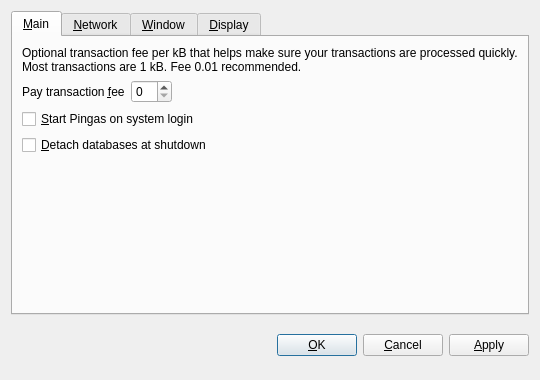
<?xml version="1.0" encoding="UTF-8"?>
<ui version="4.0">
 <class>OptionsDialog</class>
 <widget class="QDialog" name="OptionsDialog">
  <property name="geometry">
   <rect>
    <x>0</x>
    <y>0</y>
    <width>540</width>
    <height>380</height>
   </rect>
  </property>
  <property name="windowTitle">
   <string>Options</string>
  </property>
  <property name="modal">
   <bool>true</bool>
  </property>
  <layout class="QVBoxLayout" name="verticalLayout">
   <item>
    <widget class="QTabWidget" name="tabWidget">
     <property name="tabPosition">
      <enum>QTabWidget::North</enum>
     </property>
     <property name="currentIndex">
      <number>0</number>
     </property>
     <widget class="QWidget" name="tabMain">
      <attribute name="title">
       <string>&amp;Main</string>
      </attribute>
      <layout class="QVBoxLayout" name="verticalLayout_Main">
       <item>
        <widget class="QLabel" name="transactionFeeInfoLabel">
         <property name="text">
          <string>Optional transaction fee per kB that helps make sure your transactions are processed quickly. Most transactions are 1 kB. Fee 0.01 recommended.</string>
         </property>
         <property name="textFormat">
          <enum>Qt::PlainText</enum>
         </property>
         <property name="wordWrap">
          <bool>true</bool>
         </property>
        </widget>
       </item>
       <item>
        <layout class="QHBoxLayout" name="horizontalLayout_Main">
         <item>
          <widget class="QLabel" name="transactionFeeLabel">
           <property name="text">
            <string>Pay transaction &amp;fee</string>
           </property>
           <property name="textFormat">
            <enum>Qt::PlainText</enum>
           </property>
           <property name="buddy">
            <cstring>transactionFee</cstring>
           </property>
          </widget>
         </item>
         <item>
          <widget class="BitcoinAmountField" name="transactionFee"/>
         </item>
         <item>
          <spacer name="horizontalSpacer_Main">
           <property name="orientation">
            <enum>Qt::Horizontal</enum>
           </property>
           <property name="sizeHint" stdset="0">
            <size>
             <width>40</width>
             <height>20</height>
            </size>
           </property>
          </spacer>
         </item>
        </layout>
       </item>
       <item>
        <widget class="QCheckBox" name="bitcoinAtStartup">
         <property name="toolTip">
          <string>Automatically start Pingas after logging in to the system.</string>
         </property>
         <property name="text">
          <string>&amp;Start Pingas on system login</string>
         </property>
        </widget>
       </item>
       <item>
        <widget class="QCheckBox" name="detachDatabases">
         <property name="toolTip">
          <string>Detach block and address databases at shutdown. This means they can be moved to another data directory, but it slows down shutdown. The wallet is always detached.</string>
         </property>
         <property name="text">
          <string>&amp;Detach databases at shutdown</string>
         </property>
        </widget>
       </item>
       <item>
        <spacer name="verticalSpacer_Main">
         <property name="orientation">
          <enum>Qt::Vertical</enum>
         </property>
         <property name="sizeHint" stdset="0">
          <size>
           <width>20</width>
           <height>40</height>
          </size>
         </property>
        </spacer>
       </item>
      </layout>
     </widget>
     <widget class="QWidget" name="tabNetwork">
      <attribute name="title">
       <string>&amp;Network</string>
      </attribute>
      <layout class="QVBoxLayout" name="verticalLayout_Network">
       <item>
        <widget class="QCheckBox" name="mapPortUpnp">
         <property name="toolTip">
          <string>Automatically open the Pingas client port on the router. This only works when your router supports UPnP and it is enabled.</string>
         </property>
         <property name="text">
          <string>Map port using &amp;UPnP</string>
         </property>
        </widget>
       </item>
       <item>
        <widget class="QCheckBox" name="connectSocks">
         <property name="toolTip">
          <string>Connect to the Pingas network through a SOCKS proxy (e.g. when connecting through Tor).</string>
         </property>
         <property name="text">
          <string>&amp;Connect through SOCKS proxy:</string>
         </property>
        </widget>
       </item>
       <item>
        <layout class="QHBoxLayout" name="horizontalLayout_Network">
         <item>
          <widget class="QLabel" name="proxyIpLabel">
           <property name="text">
            <string>Proxy &amp;IP:</string>
           </property>
           <property name="textFormat">
            <enum>Qt::PlainText</enum>
           </property>
           <property name="buddy">
            <cstring>proxyIp</cstring>
           </property>
          </widget>
         </item>
         <item>
          <widget class="QValidatedLineEdit" name="proxyIp">
           <property name="maximumSize">
            <size>
             <width>140</width>
             <height>16777215</height>
            </size>
           </property>
           <property name="toolTip">
            <string>IP address of the proxy (e.g. 127.0.0.1)</string>
           </property>
          </widget>
         </item>
         <item>
          <widget class="QLabel" name="proxyPortLabel">
           <property name="text">
            <string>&amp;Port:</string>
           </property>
           <property name="textFormat">
            <enum>Qt::PlainText</enum>
           </property>
           <property name="buddy">
            <cstring>proxyPort</cstring>
           </property>
          </widget>
         </item>
         <item>
          <widget class="QLineEdit" name="proxyPort">
           <property name="maximumSize">
            <size>
             <width>55</width>
             <height>16777215</height>
            </size>
           </property>
           <property name="toolTip">
            <string>Port of the proxy (e.g. 9050)</string>
           </property>
          </widget>
         </item>
         <item>
          <widget class="QLabel" name="socksVersionLabel">
           <property name="text">
            <string>SOCKS &amp;Version:</string>
           </property>
           <property name="textFormat">
            <enum>Qt::PlainText</enum>
           </property>
           <property name="buddy">
            <cstring>socksVersion</cstring>
           </property>
          </widget>
         </item>
         <item>
          <widget class="QValueComboBox" name="socksVersion">
           <property name="toolTip">
            <string>SOCKS version of the proxy (e.g. 5)</string>
           </property>
          </widget>
         </item>
         <item>
          <spacer name="horizontalSpacer_Network">
           <property name="orientation">
            <enum>Qt::Horizontal</enum>
           </property>
           <property name="sizeHint" stdset="0">
            <size>
             <width>40</width>
             <height>20</height>
            </size>
           </property>
          </spacer>
         </item>
        </layout>
       </item>
       <item>
        <spacer name="verticalSpacer_Network">
         <property name="orientation">
          <enum>Qt::Vertical</enum>
         </property>
         <property name="sizeHint" stdset="0">
          <size>
           <width>20</width>
           <height>40</height>
          </size>
         </property>
        </spacer>
       </item>
      </layout>
     </widget>
     <widget class="QWidget" name="tabWindow">
      <attribute name="title">
       <string>&amp;Window</string>
      </attribute>
      <layout class="QVBoxLayout" name="verticalLayout_Window">
       <item>
        <widget class="QCheckBox" name="minimizeToTray">
         <property name="toolTip">
          <string>Show only a tray icon after minimizing the window.</string>
         </property>
         <property name="text">
          <string>&amp;Minimize to the tray instead of the taskbar</string>
         </property>
        </widget>
       </item>
       <item>
        <widget class="QCheckBox" name="minimizeOnClose">
         <property name="toolTip">
          <string>Minimize instead of exit the application when the window is closed. When this option is enabled, the application will be closed only after selecting Quit in the menu.</string>
         </property>
         <property name="text">
          <string>M&amp;inimize on close</string>
         </property>
        </widget>
       </item>
       <item>
        <spacer name="verticalSpacer_Window">
         <property name="orientation">
          <enum>Qt::Vertical</enum>
         </property>
         <property name="sizeHint" stdset="0">
          <size>
           <width>20</width>
           <height>40</height>
          </size>
         </property>
        </spacer>
       </item>
      </layout>
     </widget>
     <widget class="QWidget" name="tabDisplay">
      <attribute name="title">
       <string>&amp;Display</string>
      </attribute>
      <layout class="QVBoxLayout" name="verticalLayout_Display">
       <item>
        <layout class="QHBoxLayout" name="horizontalLayout_1_Display">
         <item>
          <widget class="QLabel" name="langLabel">
           <property name="text">
            <string>User Interface &amp;language:</string>
           </property>
           <property name="textFormat">
            <enum>Qt::PlainText</enum>
           </property>
           <property name="buddy">
            <cstring>lang</cstring>
           </property>
          </widget>
         </item>
         <item>
          <widget class="QValueComboBox" name="lang">
           <property name="toolTip">
            <string>The user interface language can be set here. This setting will take effect after restarting Pingas.</string>
           </property>
          </widget>
         </item>
        </layout>
       </item>
       <item>
        <layout class="QHBoxLayout" name="horizontalLayout_2_Display">
         <item>
          <widget class="QLabel" name="unitLabel">
           <property name="text">
            <string>&amp;Unit to show amounts in:</string>
           </property>
           <property name="textFormat">
            <enum>Qt::PlainText</enum>
           </property>
           <property name="buddy">
            <cstring>unit</cstring>
           </property>
          </widget>
         </item>
         <item>
          <widget class="QValueComboBox" name="unit">
           <property name="toolTip">
            <string>Choose the default subdivision unit to show in the interface and when sending coins.</string>
           </property>
          </widget>
         </item>
        </layout>
       </item>
       <item>
        <widget class="QCheckBox" name="displayAddresses">
         <property name="toolTip">
          <string>Whether to show Pingas addresses in the transaction list or not.</string>
         </property>
         <property name="text">
          <string>&amp;Display addresses in transaction list</string>
         </property>
        </widget>
       </item>
       <item>
        <spacer name="verticalSpacer_Display">
         <property name="orientation">
          <enum>Qt::Vertical</enum>
         </property>
         <property name="sizeHint" stdset="0">
          <size>
           <width>20</width>
           <height>40</height>
          </size>
         </property>
        </spacer>
       </item>
      </layout>
     </widget>
    </widget>
   </item>
   <item>
    <layout class="QHBoxLayout" name="horizontalLayout_Buttons">
     <item>
      <spacer name="horizontalSpacer_1">
       <property name="orientation">
        <enum>Qt::Horizontal</enum>
       </property>
       <property name="sizeHint" stdset="0">
        <size>
         <width>40</width>
         <height>48</height>
        </size>
       </property>
      </spacer>
     </item>
     <item>
      <widget class="QLabel" name="statusLabel">
       <property name="font">
        <font>
         <weight>75</weight>
         <bold>true</bold>
        </font>
       </property>
       <property name="text">
        <string/>
       </property>
       <property name="textFormat">
        <enum>Qt::PlainText</enum>
       </property>
       <property name="wordWrap">
        <bool>true</bool>
       </property>
      </widget>
     </item>
     <item>
      <spacer name="horizontalSpacer_2">
       <property name="orientation">
        <enum>Qt::Horizontal</enum>
       </property>
       <property name="sizeHint" stdset="0">
        <size>
         <width>40</width>
         <height>48</height>
        </size>
       </property>
      </spacer>
     </item>
     <item>
      <widget class="QPushButton" name="okButton">
       <property name="text">
        <string>&amp;OK</string>
       </property>
      </widget>
     </item>
     <item>
      <widget class="QPushButton" name="cancelButton">
       <property name="text">
        <string>&amp;Cancel</string>
       </property>
       <property name="autoDefault">
        <bool>false</bool>
       </property>
      </widget>
     </item>
     <item>
      <widget class="QPushButton" name="applyButton">
       <property name="text">
        <string>&amp;Apply</string>
       </property>
       <property name="autoDefault">
        <bool>false</bool>
       </property>
      </widget>
     </item>
    </layout>
   </item>
  </layout>
 </widget>
 <customwidgets>
  <customwidget>
   <class>BitcoinAmountField</class>
   <extends>QSpinBox</extends>
   <header>bitcoinamountfield.h</header>
  </customwidget>
  <customwidget>
   <class>QValueComboBox</class>
   <extends>QComboBox</extends>
   <header>qvaluecombobox.h</header>
  </customwidget>
  <customwidget>
   <class>QValidatedLineEdit</class>
   <extends>QLineEdit</extends>
   <header>qvalidatedlineedit.h</header>
  </customwidget>
 </customwidgets>
 <resources/>
 <connections/>
</ui>
